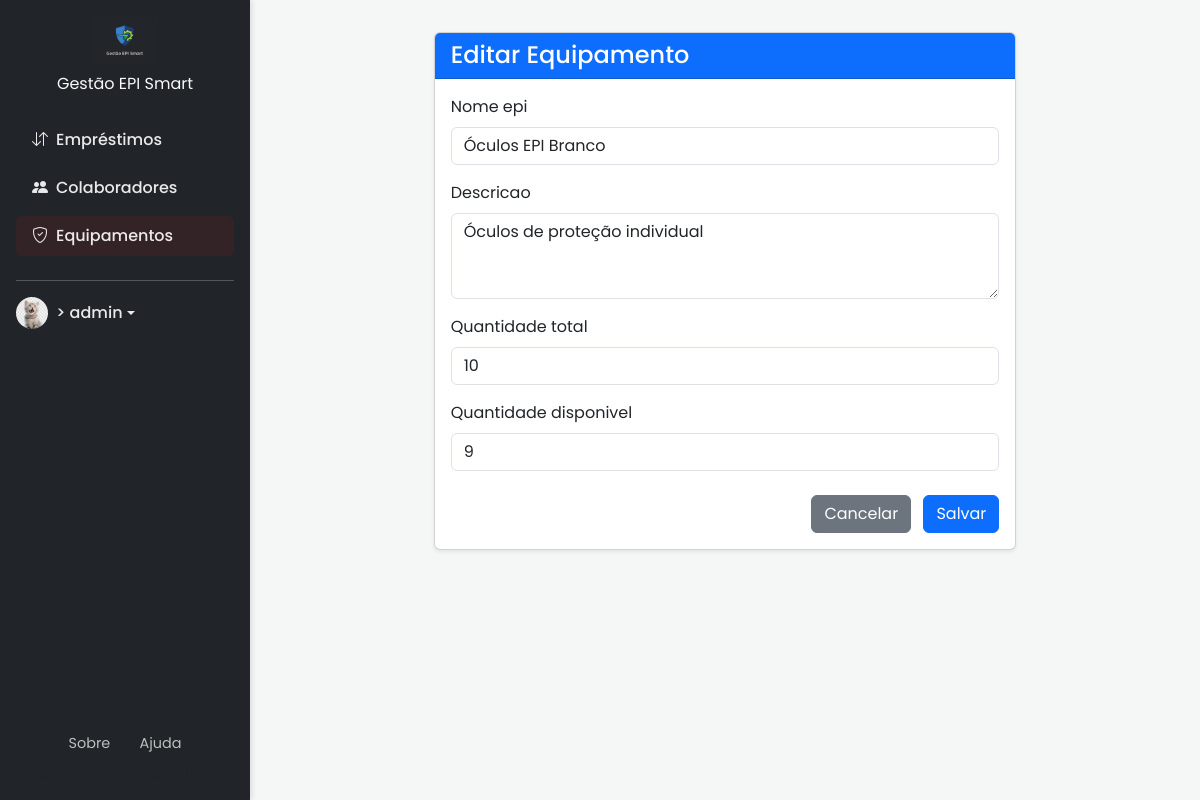
Page /equipamentos/edit/1/ (signed in) on the committed database.
### core/models.py (models this page shows, shortened)
class Equipamento(models.Model):
    nome_epi = models.CharField(max_length=200)
    descricao = models.TextField(blank=True, null=True)
    quantidade_total = models.PositiveIntegerField(default=0)
    quantidade_disponivel = models.PositiveIntegerField(default=0)

### core/views.py (the view)
# urls.py: path('equipamentos/edit/<int:pk>/', views.equipamento_update, name='equipamento_update'),
@login_required
def equipamento_update(request, pk):
    equipamento = get_object_or_404(Equipamento, pk=pk)
    if request.method == 'POST':
        form = EquipamentoForm(request.POST, instance=equipamento)
        if form.is_valid():
            form.save()
            return redirect('equipamento_list')
    else:
        form = EquipamentoForm(instance=equipamento)
    return render(request, 'core/equipamento_form.html', {'form': form})

### core/forms.py
class EquipamentoForm(forms.ModelForm):
    class Meta:
        model = Equipamento
        fields = ['nome_epi', 'descricao', 'quantidade_total', 'quantidade_disponivel']
        widgets = {
            'nome_epi': forms.TextInput(attrs={'class': 'form-control'}),
            'descricao': forms.Textarea(attrs={'class': 'form-control', 'rows': 3}),
            'quantidade_total': forms.NumberInput(attrs={'class': 'form-control'}),
            'quantidade_disponivel': forms.NumberInput(attrs={'class': 'form-control'}),
        }

### core/templates/core/equipamento_form.html (shortened to what this page needs)
{% extends 'base.html' %}
{% block content %}
<div class="row justify-content-center">
  <div class="col-lg-8">
    <div class="card shadow-sm">
      <div class="card-header bg-primary text-white">
        <h4 class="mb-0">{% if form.instance.pk %}Editar{% else %}Adicionar{% endif %} Equipamento</h4>
      </div>
      <div class="card-body">
        <form method="post" novalidate>
          {% for field in form %}
            <div class="mb-3">
              <label for="{{ field.id_for_label }}" class="form-label">{{ field.label }}</label>
              {{ field }}
            </div>
          {% endfor %}
          <div class="mt-4 text-end">
            <a href="{% url 'equipamento_list' %}" class="btn btn-secondary me-2">Cancelar</a>
            <button type="submit" class="btn btn-primary">Salvar</button>
          </div>
        </form>
      </div>
    </div>
  </div>
</div>
{% endblock %}

### core/templates/base.html (shortened to what this page needs)
{% load static %}
<!DOCTYPE html>
<html lang="pt-br">
<head>
  <link href="https://cdn.jsdelivr.net/npm/bootstrap@5.3.3/dist/css/bootstrap.min.css" rel="stylesheet">
  <link rel="stylesheet" href="https://cdn.jsdelivr.net/npm/bootstrap-icons@1.11.3/font/bootstrap-icons.min.css">
</head>
<body>
  <nav class="sidebar">
    <div> {% if user.is_authenticated %}
      <div class="text-center mb-4">
        <a href="{% url 'home' %}" class="text-decoration-none">
          <img src="{% static 'images/Logo_rodape.png' %}" alt="Gestão EPI Smart Logo" style="height: 48px;">
          <span class="d-block text-light mt-2">Gestão EPI Smart</span>
        </a>
      </div>
      <ul class="nav flex-column">
        <li class="nav-item">
          <a class="nav-link {% if 'emprestimo' in request.resolver_match.view_name %}active{% endif %}" href="{% url 'emprestimo_list' %}">
            <i class="bi bi-arrow-down-up me-2"></i>Empréstimos
          </a>
        </li>
        <li class="nav-item">
          <a class="nav-link {% if 'colaborador' in request.resolver_match.view_name %}active{% endif %}" href="{% url 'colaborador_list' %}">
            <i class="bi bi-people-fill me-2"></i>Colaboradores
          </a>
        </li>
        <li class="nav-item">
          <a class="nav-link {% if 'equipamento' in request.resolver_match.view_name %}active{% endif %}" href="{% url 'equipamento_list' %}">
            <i class="bi bi-shield-check me-2"></i>Equipamentos
          </a>
        </li>
      </ul>
      <hr>
      <div class="dropdown">
        <a class="nav-link dropdown-toggle d-flex align-items-center" href="#" role="button" data-bs-toggle="dropdown" aria-expanded="false">
          {% if user.profile.profile_picture %}
            <img src="{{ user.profile.profile_picture.url }}" alt="Foto de Perfil" class="rounded-circle me-2" style="width:32px; height:32px; object-fit:cover;">
          {% else %}
            <img src="{% static 'images/thiago.jpg' %}" alt="Foto de Perfil" class="rounded-circle me-2" style="width:32px; height:32px; object-fit:cover;">>
          {% endif %}
          {{ user.username }}
        </a>
      </div>
      {% endif %}
    </div>
    <div class="sidebar-footer">
        <div class="text-center">
            <a href="{% url 'sobre' %}" class="footer-link">Sobre</a>
            <span class="mx-2 text-muted">|</span>
            <a href="{% url 'ajuda' %}" class="footer-link">Ajuda</a>
            <small class="d-block text-muted mt-2">&copy; Gestão EPI Smart 2025</small>
        </div>
    </div>
  </nav>
  <main class="content-wrapper">
    {% block content %}{% endblock %}
  </main>
</body>
</html>

### core/templates/base.html (style rules this page uses)
:root { --primary-color: #0d6efd; --secondary-color: #6c757d; --background-color: #f4f7f6; --text-color: #343a40; --card-bg: #ffffff; --navbar-bg: #212529; }
body { font-family: 'Poppins', sans-serif; background-color: var(--background-color); color: var(--text-color); display: flex; min-height: 100vh; font-size: 1rem; }
.sidebar { width: 250px; background-color: var(--navbar-bg); color: rgba(255, 255, 255, 0.9); position: fixed; top: 0; bottom: 0; left: 0; padding: 1rem; box-shadow: 2px 0 5px rgba(0, 0, 0, 0.1); display: flex; flex-direction: column; }
.sidebar .nav-link { color: rgba(255, 255, 255, 0.9); font-weight: 500; margin-bottom: 0.5rem; }
.sidebar .nav-link.active { background-color: rgba(158, 25, 25, 0.15); border-radius: 0.375rem; }
.content-wrapper { margin-left: 250px; flex: 1; padding: 2rem; display: flex; flex-direction: column; }
.sidebar-footer { margin-top: auto; padding-top: 1rem; }
.footer-link { color: rgba(255, 255, 255, 0.7); text-decoration: none; font-size: 0.9rem; }

### rows in the picture
Equipamento: form "Óculos EPI Branco" "Óculos de proteção individual" "10" "9"

### other values in the picture
{{ user.username }} "admin"
{{ field.label }} "Nome epi" "Descricao" "Quantidade total" "Quantidade disponivel"
